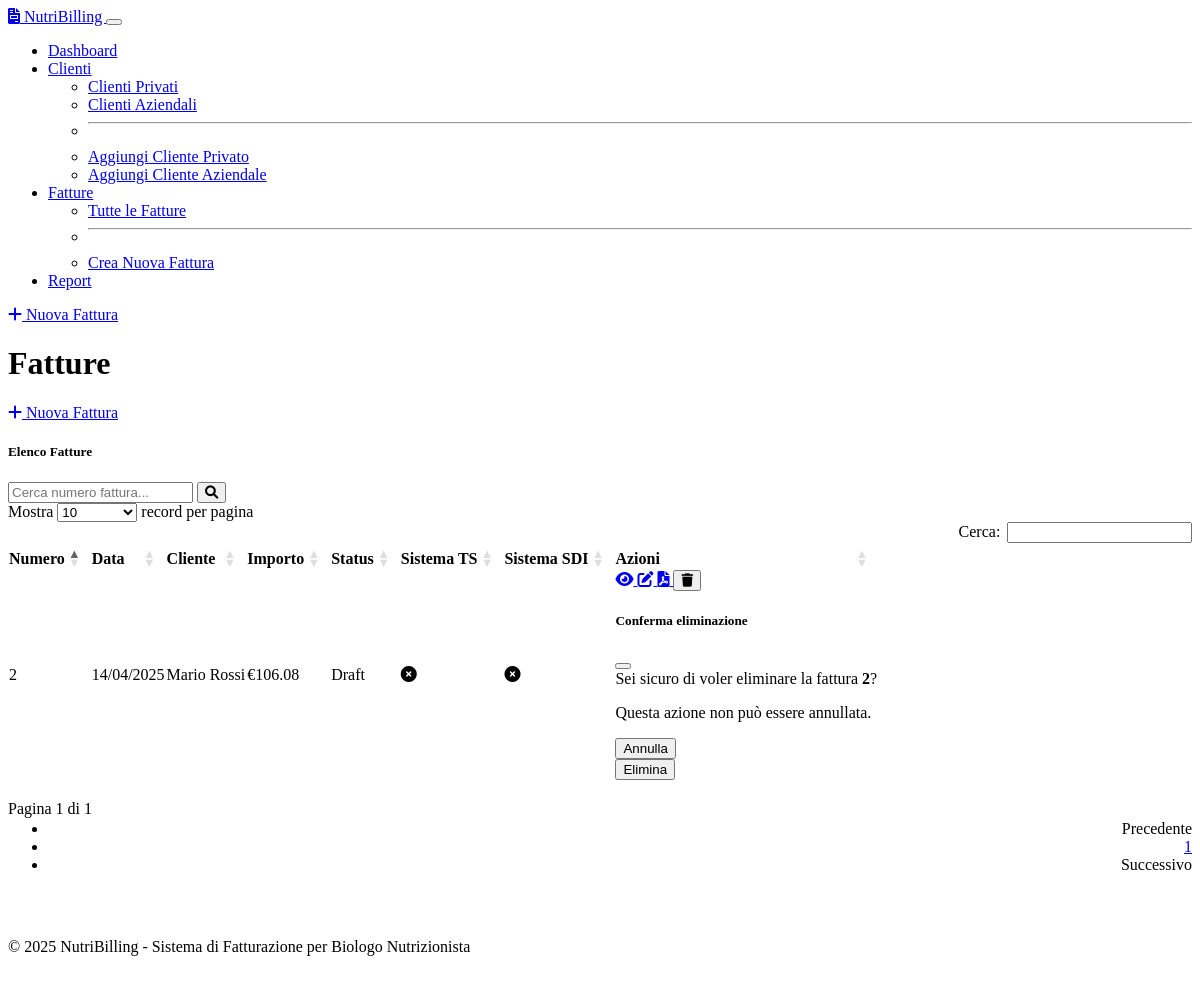
The app's page /invoices, older data.
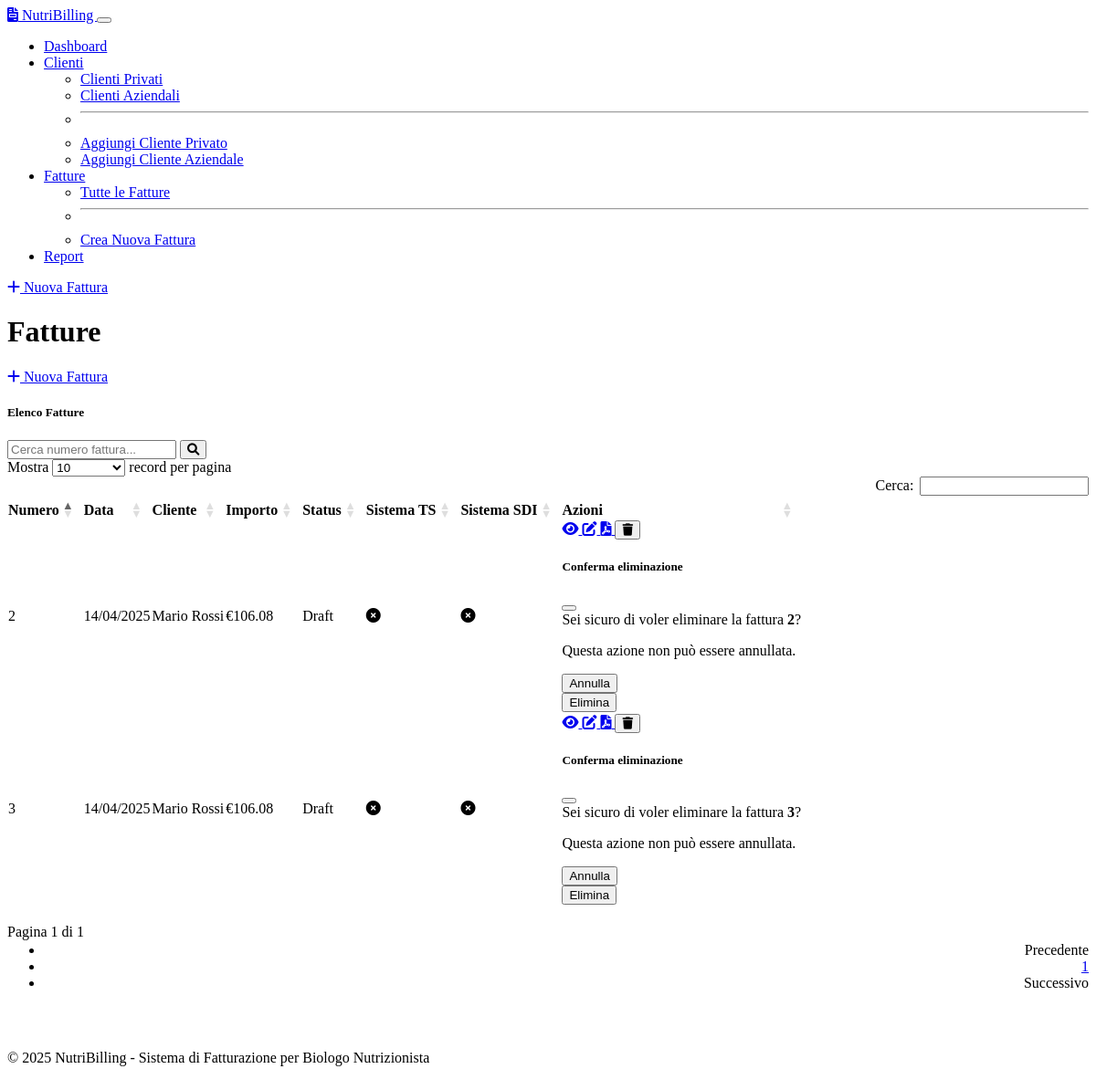
The same page, newer data.
### models.py (models this page shows, shortened)
class Invoice(db.Model):
    __tablename__ = 'invoices'
    id = db.Column(db.Integer, primary_key=True)
    invoice_number = db.Column(db.String(50), nullable=False, unique=True)
    invoice_date = db.Column(db.Date, nullable=False, default=datetime.utcnow().date)
    private_client_id = db.Column(db.Integer, db.ForeignKey('private_clients.id'), nullable=True)
    business_client_id = db.Column(db.Integer, db.ForeignKey('business_clients.id'), nullable=True)
    payment_method = db.Column(db.String(100), nullable=True)
    notes = db.Column(db.Text, nullable=True)
    payment_due_date = db.Column(db.Date, nullable=True)
    status = db.Column(db.String(20), nullable=False, default='draft')  # draft, sent, paid, cancelled
    sent_to_sdi = db.Column(db.Boolean, default=False)  # Sent to Sistema di Interscambio
    sent_to_sts = db.Column(db.Boolean, default=False)  # Sent to Sistema Tessera Sanitaria
    health_service_related = db.Column(db.Boolean, default=False)  # If related to health services
    apply_enpab = db.Column(db.Boolean, default=True)  # Apply ENPAB contribution (4%)
    apply_stamp = db.Column(db.Boolean, default=True)  # Apply revenue stamp (€2.00)
    stamp_amount = db.Column(db.Float, default=2.00)  # Revenue stamp amount, default €2.00
    enpab_rate = db.Column(db.Float, default=4.00)  # ENPAB rate, default 4%
    created_at = db.Column(db.DateTime, default=lambda: datetime.now(timezone.utc))
    updated_at = db.Column(db.DateTime, default=lambda: datetime.now(timezone.utc), onupdate=lambda: datetime.now(timezone.utc))
    items = db.relationship('InvoiceItem', backref='invoice', lazy=True, cascade="all, delete-orphan")
    @property
    def subtotal(self):
        return sum(item.total_price for item in self.items)
    @property
    def enpab_amount(self):
        if not self.apply_enpab:
            return 0
        stamp_amount = self.stamp_amount if self.apply_stamp else 0
        return (self.subtotal + stamp_amount) * (self.enpab_rate / 100)
    @property
    def taxable_amount(self):
        return self.subtotal + self.enpab_amount
    @property
    def total_vat(self):
        items_vat = sum(item.total_price * (item.vat_rate / 100) for item in self.items)
        has_vat_items = any(item.vat_rate > 0 for item in self.items)
        enpab_vat = 0
        if has_vat_items and self.apply_enpab:
            enpab_without_stamp = self.subtotal * (self.enpab_rate / 100)
            enpab_vat = enpab_without_stamp * 0.22
        return items_vat + enpab_vat
    @property
    def stamp_duty(self):
        if not self.apply_stamp:
            return 0
        return self.stamp_amount
    @property
    def total(self):
        return self.taxable_amount + self.total_vat + self.stamp_duty
    @property
    def client_name(self):
        if self.private_client_id:
            return self.private_client.full_name
        elif self.business_client_id:
            return self.business_client.business_name
        return "Unknown Client"

class PrivateClient(db.Model):
    __tablename__ = 'private_clients'
    id = db.Column(db.Integer, primary_key=True)
    first_name = db.Column(db.String(100), nullable=False)
    last_name = db.Column(db.String(100), nullable=False)
    fiscal_code = db.Column(db.String(16), nullable=False, unique=True)
    email = db.Column(db.String(120), nullable=True)
    phone = db.Column(db.String(20), nullable=True)
    address = db.Column(db.String(255), nullable=True)
    city = db.Column(db.String(100), nullable=True)
    postal_code = db.Column(db.String(10), nullable=True)
    province = db.Column(db.String(2), nullable=True)
    date_of_birth = db.Column(db.Date, nullable=True)
    notes = db.Column(db.Text, nullable=True)
    created_at = db.Column(db.DateTime, default=lambda: datetime.now(timezone.utc))
    updated_at = db.Column(db.DateTime, default=lambda: datetime.now(timezone.utc), onupdate=lambda: datetime.now(timezone.utc))
    invoices = db.relationship('Invoice', backref='private_client', lazy=True,
                               foreign_keys='Invoice.private_client_id')
    @property
    def full_name(self):
        return f"{self.first_name} {self.last_name}"

class InvoiceItem(db.Model):
    __tablename__ = 'invoice_items'
    id = db.Column(db.Integer, primary_key=True)
    invoice_id = db.Column(db.Integer, db.ForeignKey('invoices.id', ondelete='CASCADE'), nullable=False)
    description = db.Column(db.String(255), nullable=False)
    quantity = db.Column(db.Integer, nullable=False, default=1)
    unit_price = db.Column(db.Float, nullable=False)
    vat_rate = db.Column(db.Float, nullable=False, default=22.0)  # Default 22% VAT in Italy
    exemption_reason = db.Column(db.String(255), nullable=True)
    created_at = db.Column(db.DateTime, default=lambda: datetime.now(timezone.utc))
    updated_at = db.Column(db.DateTime, default=lambda: datetime.now(timezone.utc), onupdate=lambda: datetime.now(timezone.utc))
    @property
    def total_price(self):
        return self.quantity * self.unit_price

### routes.py (the view, shortened to what this page needs)
@app.route('/invoices')
def invoices():
    search_term = request.args.get('search', '')
    query = Invoice.query
    invoices_list = query.order_by(Invoice.invoice_date.desc(), Invoice.invoice_number.desc()).all()
    return render_template('invoices/index.html', invoices=invoices_list, search_term=search_term)

### templates/invoices/index.html (shortened to what this page needs)
{% extends "base.html" %}
{% block page_title %}Fatture{% endblock %}
{% block page_actions %}
<a href="{{ url_for('add_invoice') }}" class="btn btn-primary">
    <i class="fas fa-plus me-1"></i> Nuova Fattura
</a>
{% endblock %}
{% block content %}
<div class="card">
    <div class="card-header">
        <div class="row align-items-center">
            <div class="col-md-6">
                <h5 class="mb-0">Elenco Fatture</h5>
            </div>
            <div class="col-md-6">
                <form method="get" class="d-flex">
                    <input type="text" name="search" class="form-control" placeholder="Cerca numero fattura..." value="{{ search_term }}">
                    <button type="submit" class="btn btn-primary ms-2">
                        <i class="fas fa-search"></i>
                    </button>
                </form>
            </div>
        </div>
    </div>
    <div class="card-body">
        {% if invoices %}
            <div class="table-responsive">
                <table class="table table-striped table-hover data-table">
                    <thead>
                        <tr>
                            <th>Numero</th>
                            <th>Data</th>
                            <th>Cliente</th>
                            <th>Importo</th>
                            <th>Status</th>
                            <th>Sistema TS</th>
                            <th>Sistema SDI</th>
                            <th>Azioni</th>
                        </tr>
                    </thead>
                    <tbody>
                        {% for invoice in invoices %}
                        <tr>
                            <td>{{ invoice.invoice_number }}</td>
                            <td>{{ invoice.invoice_date.strftime('%d/%m/%Y') }}</td>
                            <td>{{ invoice.client_name }}</td>
                            <td>€{{ "%.2f"|format(invoice.total) }}</td>
                            <td>
                                <span class="badge {% if invoice.status == 'draft' %}bg-secondary{% elif invoice.status == 'sent' %}bg-primary{% elif invoice.status == 'paid' %}bg-success{% elif invoice.status == 'cancelled' %}bg-danger{% endif %}">
                                    {{ invoice.status|capitalize }}
                                </span>
                            </td>
                            <td class="text-center">
                                {% if invoice.health_service_related %}
                                    {% if invoice.sent_to_sts %}
                                        <i class="fas fa-check-circle text-success" data-bs-toggle="tooltip" title="Inviata al Sistema TS"></i>
                                    {% else %}
                                        <i class="fas fa-times-circle text-danger" data-bs-toggle="tooltip" title="Non inviata al Sistema TS"></i>
                                    {% endif %}
                                {% else %}
                                    <i class="fas fa-minus text-muted" data-bs-toggle="tooltip" title="Non rilevante per il Sistema TS"></i>
                                {% endif %}
                            </td>
                            <td class="text-center">
                                {% if invoice.sent_to_sdi %}
                                    <i class="fas fa-check-circle text-success" data-bs-toggle="tooltip" title="Inviata al Sistema di Interscambio"></i>
                                {% else %}
                                    <i class="fas fa-times-circle text-danger" data-bs-toggle="tooltip" title="Non inviata al Sistema di Interscambio"></i>
                                {% endif %}
                            </td>
                            <td>
                                <div class="btn-group" role="group">
                                    <a href="{{ url_for('view_invoice', invoice_id=invoice.id) }}" class="btn btn-sm btn-info" data-bs-toggle="tooltip" title="Visualizza">
                                        <i class="fas fa-eye"></i>
                                    </a>
                                    <a href="{{ url_for('edit_invoice', invoice_id=invoice.id) }}" class="btn btn-sm btn-warning" data-bs-toggle="tooltip" title="Modifica">
                                        <i class="fas fa-edit"></i>
                                    </a>
                                    <a href="{{ url_for('generate_invoice_pdf', invoice_id=invoice.id) }}" class="btn btn-sm btn-primary" data-bs-toggle="tooltip" title="Scarica PDF">
                                        <i class="fas fa-file-pdf"></i>
                                    </a>
                                    <button type="button" class="btn btn-sm btn-danger" data-bs-toggle="modal" data-bs-target="#deleteInvoiceModal{{ invoice.id }}" title="Elimina">
                                        <i class="fas fa-trash"></i>
                                    </button>
                                </div>
                                <div class="modal fade" id="deleteInvoiceModal{{ invoice.id }}" tabindex="-1" aria-labelledby="deleteInvoiceModalLabel{{ invoice.id }}" aria-hidden="true">
                                    <div class="modal-dialog">
                                        <div class="modal-content">
                                            <div class="modal-header">
                                                <h5 class="modal-title" id="deleteInvoiceModalLabel{{ invoice.id }}">Conferma eliminazione</h5>
                                                <button type="button" class="btn-close" data-bs-dismiss="modal" aria-label="Close"></button>
                                            </div>
                                            <div class="modal-body">
                                                Sei sicuro di voler eliminare la fattura <strong>{{ invoice.invoice_number }}</strong>?
                                                <p class="text-danger mt-2">Questa azione non può essere annullata.</p>
                                            </div>
                                            <div class="modal-footer">
                                                <button type="button" class="btn btn-secondary" data-bs-dismiss="modal">Annulla</button>
                                                <form action="{{ url_for('delete_invoice', invoice_id=invoice.id) }}" method="post">
                                                    <button type="submit" class="btn btn-danger">Elimina</button>
                                                </form>
                                            </div>
                                        </div>
                                    </div>
                                </div>
                            </td>
                        </tr>
                        {% endfor %}
                    </tbody>
                </table>
            </div>
        {% endif %}
    </div>
</div>
{% endblock %}

### templates/base.html (shortened to what this page needs)
<!DOCTYPE html>
<html lang="it" data-bs-theme="dark">
<head>
    <link rel="stylesheet" href="https://cdn.replit.com/agent/bootstrap-agent-dark-theme.min.css">
    <link rel="stylesheet" href="https://cdnjs.cloudflare.com/ajax/libs/font-awesome/6.0.0/css/all.min.css">
    <link rel="stylesheet" href="https://cdn.datatables.net/1.11.5/css/dataTables.bootstrap5.min.css">
    <link rel="stylesheet" href="{{ url_for('static', filename='css/custom.css') }}">
</head>
<body>
    <nav class="navbar navbar-expand-lg navbar-dark bg-dark">
        <div class="container-fluid">
            <a class="navbar-brand" href="{{ url_for('index') }}">
                <i class="fas fa-file-invoice me-2"></i>
                NutriBilling
            </a>
            <button class="navbar-toggler" type="button" data-bs-toggle="collapse" data-bs-target="#navbarNav" aria-controls="navbarNav" aria-expanded="false" aria-label="Toggle navigation">
            </button>
            <div class="collapse navbar-collapse" id="navbarNav">
                <ul class="navbar-nav me-auto">
                    <li class="nav-item">
                        <a class="nav-link {% if request.path == '/' %}active{% endif %}" href="{{ url_for('index') }}">Dashboard</a>
                    </li>
                    <li class="nav-item dropdown">
                        <a class="nav-link dropdown-toggle {% if '/clients/' in request.path %}active{% endif %}" href="#" id="clientsDropdown" role="button" data-bs-toggle="dropdown" aria-expanded="false">
                            Clienti
                        </a>
                        <ul class="dropdown-menu" aria-labelledby="clientsDropdown">
                            <li><a class="dropdown-item" href="{{ url_for('private_clients') }}">Clienti Privati</a></li>
                            <li><a class="dropdown-item" href="{{ url_for('business_clients') }}">Clienti Aziendali</a></li>
                            <li><hr class="dropdown-divider"></li>
                            <li><a class="dropdown-item" href="{{ url_for('add_private_client') }}">Aggiungi Cliente Privato</a></li>
                            <li><a class="dropdown-item" href="{{ url_for('add_business_client') }}">Aggiungi Cliente Aziendale</a></li>
                        </ul>
                    </li>
                    <li class="nav-item dropdown">
                        <a class="nav-link dropdown-toggle {% if '/invoices/' in request.path %}active{% endif %}" href="#" id="invoicesDropdown" role="button" data-bs-toggle="dropdown" aria-expanded="false">
                            Fatture
                        </a>
                        <ul class="dropdown-menu" aria-labelledby="invoicesDropdown">
                            <li><a class="dropdown-item" href="{{ url_for('invoices') }}">Tutte le Fatture</a></li>
                            <li><hr class="dropdown-divider"></li>
                            <li><a class="dropdown-item" href="{{ url_for('add_invoice') }}">Crea Nuova Fattura</a></li>
                        </ul>
                    </li>
                    <li class="nav-item">
                        <a class="nav-link {% if '/reports' in request.path %}active{% endif %}" href="{{ url_for('reports') }}">Report</a>
                    </li>
                </ul>
                <div class="d-flex">
                    <a href="{{ url_for('add_invoice') }}" class="btn btn-success">
                        <i class="fas fa-plus me-1"></i> Nuova Fattura
                    </a>
                </div>
            </div>
        </div>
    </nav>
    <main class="container py-4">
        <div class="d-flex justify-content-between align-items-center mb-4">
            <h1 class="mb-0">{% block page_title %}Dashboard{% endblock %}</h1>
            <div>
                {% block page_actions %}{% endblock %}
            </div>
        </div>
        {% block content %}{% endblock %}
    </main>
    <footer class="bg-dark text-light text-center py-3">
        <div class="container">
            <p class="mb-0">&copy; {{ now().year }} NutriBilling - Sistema di Fatturazione per Biologo Nutrizionista</p>
        </div>
    </footer>
</body>
</html>

Row changes from the older to the newer data that the page shows:
added Invoice: invoice_number "3", invoice_date "14/04/2025", client_name "Mario Rossi", status "Draft", health_service_related True (drawn), sent_to_sdi False (drawn)
added InvoiceItem: total "106.08"
